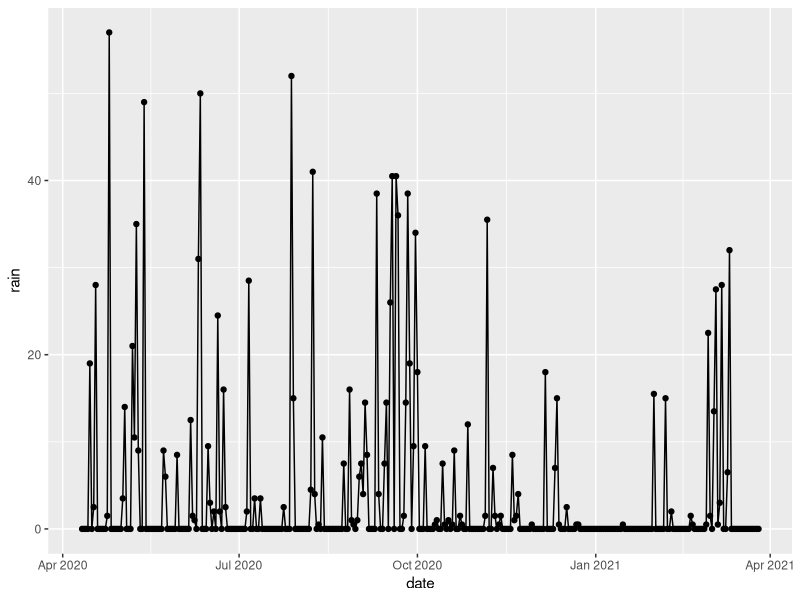
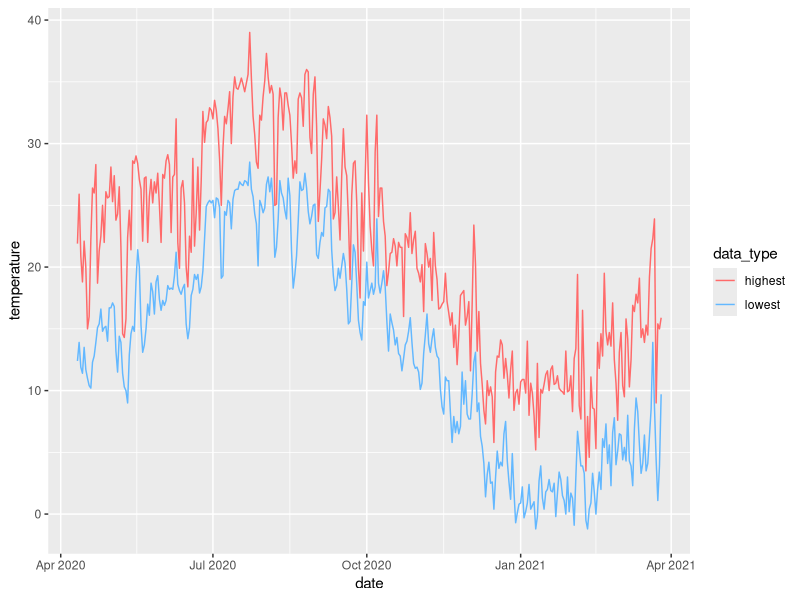

These charts were generated, in order, by the following R code:
# Preparation ####
library(tidyverse)

# Load data ####
d <- read_csv("data/train_data.csv", col_types = cols())
d

# Visualization ####
# Time-series
d %>% 
  distinct(date) %>% 
  pull(date)

# Convert date as a propoer date variable
d2 <- d %>% 
  separate(date, into = c("month", "day"), sep = "/") %>% 
  mutate_at(.vars = vars(month, day), .funs = as.numeric) %>% 
  mutate(year = ifelse(month >= 4, 2020, 2021)) %>% 
  mutate(date = sprintf("%d/%d/%d", year, month, day)) %>% 
  mutate(date = as.Date.character(date, tryFormats = "%Y/%m/%d", tz = "Japan"))

d2 %>% 
  ggplot(aes(x = date, y = rain)) +
  geom_line() +
  geom_point()

d2 %>% 
  select(date, highest, lowest) %>% 
  pivot_longer(cols = c(highest, lowest), names_to = "data_type", values_to = "temperature") %>% 
  ggplot(aes(x = date, y = temperature, color = data_type)) +
  geom_line() +
  scale_color_manual(values = c("#FF6A6A", "#63B8FF"))
  

